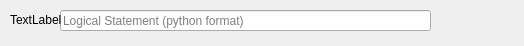
<?xml version="1.0" encoding="UTF-8"?>
<ui version="4.0">
 <class>Form</class>
 <widget class="QWidget" name="Form">
  <property name="geometry">
   <rect>
    <x>0</x>
    <y>0</y>
    <width>524</width>
    <height>46</height>
   </rect>
  </property>
  <property name="windowTitle">
   <string>Form</string>
  </property>
  <widget class="QLineEdit" name="elseIfEdit">
   <property name="geometry">
    <rect>
     <x>60</x>
     <y>10</y>
     <width>371</width>
     <height>21</height>
    </rect>
   </property>
   <property name="inputMask">
    <string/>
   </property>
   <property name="placeholderText">
    <string>Logical Statement (python format)</string>
   </property>
  </widget>
  <widget class="QLabel" name="label">
   <property name="geometry">
    <rect>
     <x>10</x>
     <y>10</y>
     <width>66</width>
     <height>19</height>
    </rect>
   </property>
   <property name="text">
    <string>TextLabel</string>
   </property>
  </widget>
 </widget>
 <resources/>
 <connections/>
</ui>
